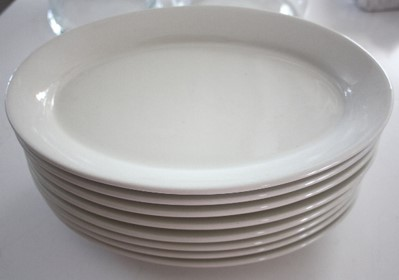
#> input picture Clases/Sesión 03/img/stacks-plates.jpg, 399 x 280 px; its folder holds only this picture in this run
$ python -i features.py   (imports and definitions only)   (older library calls are emulated)
#> lines starting #> are read from the running program, lines starting #| are printed output that depends on the picture
import os
import numpy
import mahotas
from skimage import color, io, transform, feature


def get_img_feature(path):
    '''
    Recibe el path de una imagen y retorna un diccionario con los siguientes datos:
    image: la imagen original
    category: categoria a la que pertenece
    {R, G, B}_hist: histograma de intensidad por canal de color
    hog: histograma gradientes orientados
    lbp: patrones binarios locales
    haralick: texturas de haralick
    '''
    # Leemos la imagen.
    image = io.imread(path)
#> image is the input picture: shape (280, 399, 3); mean R, G, B 167.5, 165.3, 164.9
    label = path.split("/")[-2]

    # Trabajamos un poco la imagen: la llevamos a gris y le ponemos un tamaño estandar a todas.
    image_grey = color.rgb2gray(image)
    image_grey = transform.resize(image_grey, (225, 167), mode='constant')
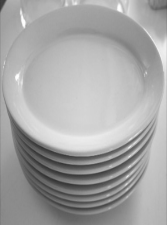
#> image_grey: shape (225, 167) float64; min 0.204, max 0.997, mean 0.65
    image_grey.reshape(image_grey.shape[0], image_grey.shape[1])

    # Histograma de colores rgb.
    rhist = numpy.histogram(image[:, :, 0])
#> rhist = ([1393, 4066, 7140, 6522, 15074, 23167, 25363, 23999, 4601, 395], [54, 74.1, 94.2, 114.3, 134.4, 154.5, 174.6, 194.7, 214.8, 234.9, 255])
    ghist = numpy.histogram(image[:, :, 1])
#> ghist = ([1632, 4254, 7410, 6362, 14526, 21466, 24006, 25551, 5616, 897], [46, 66.9, 87.8, 108.7, 129.6, 150.5, 171.4, 192.3, 213.2, 234.1, 255])
    bhist = numpy.histogram(image[:, :, 2])
#> bhist = ([1891, 4343, 7086, 5725, 13111, 19393, 26161, 26639, 6009, 1362], [41, 62.4, 83.8, 105.2, 126.6, 148, 169.4, 190.8, 212.2, 233.6, 255])

    # Calculamos hog de imagen completa.
    fd_hog = feature.hog(image_grey, orientations=9, pixels_per_cell=(30, 30), cells_per_block=(1, 1), transform_sqrt=True, block_norm='L2-Hys')
#> fd_hog = 315 values, max 0.716 at index 308, min 0.000236 at index 289, mean 0.269

    # Calculamos local binary patterns de imagen completa.
#> (the run stopped early here; a loop or call above may not have finished)
